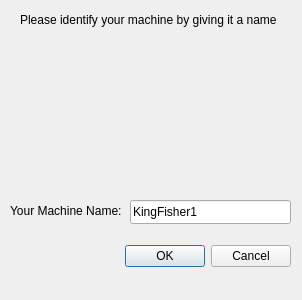
<?xml version="1.0" encoding="UTF-8"?>
<ui version="4.0">
 <class>NodeNameDialog</class>
 <widget class="QDialog" name="NodeNameDialog">
  <property name="geometry">
   <rect>
    <x>0</x>
    <y>0</y>
    <width>302</width>
    <height>300</height>
   </rect>
  </property>
  <property name="windowTitle">
   <string>Dialog</string>
  </property>
  <property name="modal">
   <bool>true</bool>
  </property>
  <widget class="QDialogButtonBox" name="buttonBox">
   <property name="geometry">
    <rect>
     <x>80</x>
     <y>240</y>
     <width>211</width>
     <height>32</height>
    </rect>
   </property>
   <property name="orientation">
    <enum>Qt::Horizontal</enum>
   </property>
   <property name="standardButtons">
    <set>QDialogButtonBox::Cancel|QDialogButtonBox::Ok</set>
   </property>
  </widget>
  <widget class="QLabel" name="label_2">
   <property name="geometry">
    <rect>
     <x>60</x>
     <y>30</y>
     <width>181</width>
     <height>151</height>
    </rect>
   </property>
   <property name="text">
    <string/>
   </property>
   <property name="pixmap">
    <pixmap resource="screencontroller.qrc">:/resources/laptop-icon-19517.png</pixmap>
   </property>
   <property name="scaledContents">
    <bool>true</bool>
   </property>
  </widget>
  <widget class="QLineEdit" name="lineEdit">
   <property name="geometry">
    <rect>
     <x>130</x>
     <y>200</y>
     <width>161</width>
     <height>24</height>
    </rect>
   </property>
   <property name="text">
    <string>KingFisher1</string>
   </property>
  </widget>
  <widget class="QLabel" name="label">
   <property name="geometry">
    <rect>
     <x>10</x>
     <y>200</y>
     <width>121</width>
     <height>21</height>
    </rect>
   </property>
   <property name="text">
    <string>Your Machine Name:</string>
   </property>
  </widget>
  <widget class="QLabel" name="label_3">
   <property name="geometry">
    <rect>
     <x>20</x>
     <y>10</y>
     <width>261</width>
     <height>20</height>
    </rect>
   </property>
   <property name="text">
    <string>Please identify your machine by giving it a name</string>
   </property>
  </widget>
 </widget>
 <resources>
  <include location="screencontroller.qrc"/>
 </resources>
 <connections>
  <connection>
   <sender>buttonBox</sender>
   <signal>accepted()</signal>
   <receiver>NodeNameDialog</receiver>
   <slot>accept()</slot>
   <hints>
    <hint type="sourcelabel">
     <x>248</x>
     <y>254</y>
    </hint>
    <hint type="destinationlabel">
     <x>157</x>
     <y>274</y>
    </hint>
   </hints>
  </connection>
  <connection>
   <sender>buttonBox</sender>
   <signal>rejected()</signal>
   <receiver>NodeNameDialog</receiver>
   <slot>reject()</slot>
   <hints>
    <hint type="sourcelabel">
     <x>316</x>
     <y>260</y>
    </hint>
    <hint type="destinationlabel">
     <x>286</x>
     <y>274</y>
    </hint>
   </hints>
  </connection>
 </connections>
</ui>
